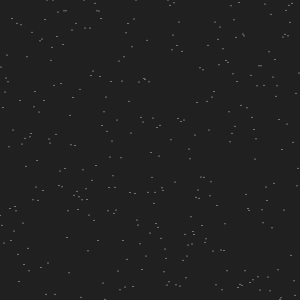
Frame 1 (no input)
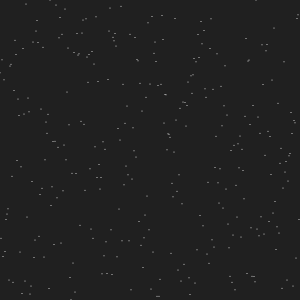
Frame 60 (no input)
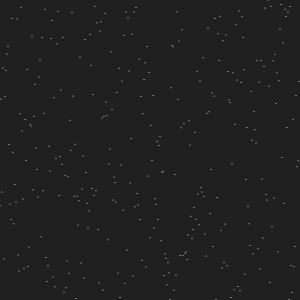
Frame 120 (the mouse pressed at the canvas centre since frame 60)

The p5.js sketch that drew these frames (run headless with seeded random() and noise() and a simulated clock; from frame 60 on, the mouse is pressed at the canvas centre):

// p5.js sketch
// ── sketch.js
const drops = [];

function setup() {
  createCanvas(300, 300);
  for (let x = 0; x < width; x++) {
    drops[x] = random(height);
  }

  stroke(255);
}

function draw() {
  background(32);

  for (let x = 0; x < drops.length; x++) {
    drops[x] += random(5);
    if (drops[x] > height) {
      drops[x] = 0;
    }

    point(x, drops[x]);
  }
}
